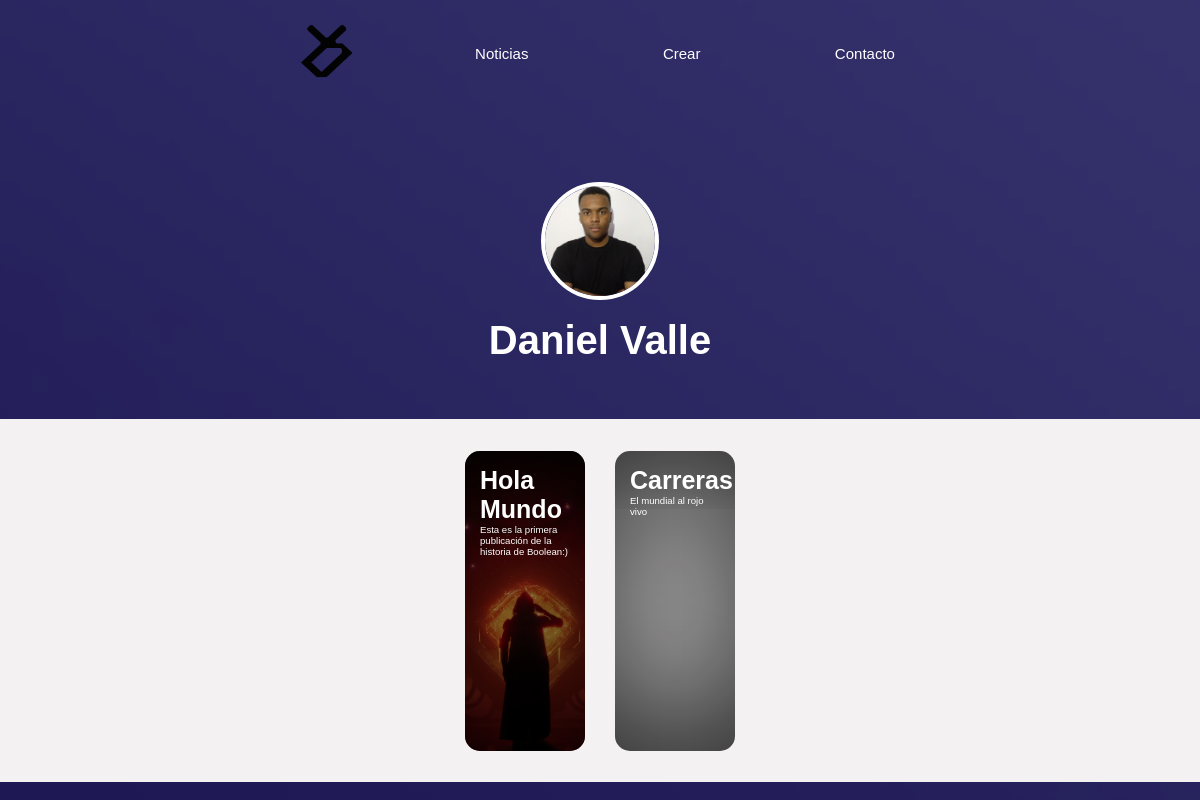
The app's page /Usuario/autor.php?id=12 with its own data.
### tables this page shows
CREATE TABLE `usuario` (
  `id_usuario` int(11) NOT NULL,
  `nombre` varchar(20) NOT NULL,
  `apellidos` varchar(20) NOT NULL,
  `email` varchar(50) NOT NULL,
  `contraseña` varchar(160) NOT NULL,
  `foto` varchar(100) NOT NULL,
  `estado` varchar(10) DEFAULT NULL,
  `ban` varchar(3) NOT NULL
);

CREATE TABLE `noticia` (
  `id` int(11) NOT NULL,
  `id_user` int(11) NOT NULL,
  `titulo` varchar(30) NOT NULL,
  `descripcion` varchar(500) NOT NULL,
  `contenido` text NOT NULL,
  `imagen` varchar(200) NOT NULL
);

### Usuario/autor.php (the view, shortened to what this page needs)
<?php
require("../Datos/conexion.php");
$id = $_GET['id'];
$sql = "SELECT * FROM noticia INNER JOIN usuario ON id_usuario = id_user AND id_usuario = '$id'";
$resultado = mysqli_query($conexion, $sql);
$fila = mysqli_fetch_array($resultado);
$registros = mysqli_num_rows($resultado);
?>
<!DOCTYPE html>
<html lang="en">
<head>
  <link rel="stylesheet" href="./estilos.css" type="text/css" />
</head>
<body>
  <div class="responsive">
    <div class="navegacion">
      <a href="../index.php"><img src="./imagenes/LogoDani-02.png" class="logo" /></a>
      <nav>
        <ul>
          <li class="barra">
            <a href="./noticias.php" class="decBarra">Noticias</a>
          </li>
          <li class="barra">
            <a href="./crearNoticia.php" class="decBarra">Crear</a>
          </li>
          <li class="barra">
            <a href="./contacto.php" class="decBarra">Contacto</a>
          </li>
        </ul>
      </nav>
    </div><br><br>
    <div class="perfil-autor">
      <img class=imgPerfil src="./imagenes/<?php echo ($fila['foto']) ?>" heigth="110px" width="110px" alt="Cambia tu imagen de perfil" /><br>
      <div class="nombreAutor"><h1><?php echo($fila['nombre'].' '.$fila['apellidos']) ?></h1></div>
    </div><br>
    <div class="info-autor">
      <div class="arregloAutor">
        <div class="articulos-autor">
            <?php if ($registros == 0) { ?>
                <h1 id = "avisoArt">Este usuario no ha publicado nada</h1>
            <?php } else { ?>
            <?php
                $sql = "SELECT * FROM noticia INNER JOIN usuario ON id_usuario = id_user AND id_usuario = '$id'";
                $resultado = mysqli_query($conexion, $sql);
                while ($fila = mysqli_fetch_array($resultado)) {
            ?>
            <a href="./articulo.php?id=<?php echo $fila['id'] ?>">
                <div class="wrapper" style="background-image: url('Resources/Noticias/<?php echo ($fila['titulo']) ?>/<?php echo ($fila['imagen']) ?>')">
                    <h5><?php echo ($fila['titulo']) ?></h5>
                    <p>
                        <?php echo ($fila['descripcion']) ?>
                    </p>
                </div>
            </a>
            <?php } ?>
            <?php } ?>
        </div>
      </div>
    </div>
  </div>
</body>
</html>

### Usuario/estilos.css (style rules this page uses)
* { padding: 0; margin: 0; font-family: Tahoma, sans-serif; background-repeat: no-repeat; }
.navegacion { display: flex; align-items: center; }
nav { flex: 1; text-align: right; color: white; }
nav ul li { list-style: none; margin-left: 70px; display: inline-block; }
.logo { width: 100px; cursor: pointer; }
.barra { border-radius: 10px; padding: 30px; }
.decBarra { text-decoration: none; color: white; font-size: 15px; }
.info-autor { display: flex; flex-direction: column; width: 100%; height: 55vh; background-color: rgb(243, 241, 241); align-items: center; justify-content: center; }
.wrapper { display: inline-block; cursor: pointer; font-size: 0.8vw; width: 10vw; height: 300px; border-radius: 15px; padding: 15px; box-sizing: border-box; margin: 10px 15px; box-shadow: inset 0 0 150px 2px rgb(0, 0, 0); background-position: center center; background-size: cover; background-repeat: no-repeat; transition: 0.5s; animation-duration: 2s; animation-iteration-count: infinite; transform-origin: bottom; }
.perfil-autor { display: flex; flex-direction: column; align-items: center; justify-content: center; width: 100%; height: 40%; border-radius: 15px; }
h5 { font-size: 25px; color: white; }
.wrapper p { color: white; }
body { background-color: rgb(250, 243, 243); }
body { display: flex; justify-content: center; }
.responsive { background-image: url(./imagenes/website-background-image-size-psd-vector-photo_waifu2x_art_noise3_scale_tta_1.png); background-position: center; display: flex; flex-direction: column; align-items: center; width: 100vw; padding: 0; }
.arregloAutor { display: flex; flex-direction: row; align-items: center; justify-content: center; width: 100%; height: 300px; }
.articulos-autor { width: 100%; height: 300px; display: flex; justify-content: center; align-items: center; }
.imgPerfil { border-radius: 100%; border: 4px solid white; }
h1 { color: rgb(255, 255, 255); font-size: 40px; }
body { background-image: url(./imagenes/website-background-image-size-psd-vector-photo_waifu2x_art_noise3_scale_tta_1.png); }

### records on screen
usuario: foto (picture), nombre "Daniel", apellidos "Valle"
noticia: titulo+imagen (picture), titulo "Hola Mundo", descripcion "Esta es la primera publicación de la historia de Boolean:)"
noticia: titulo "Carreras", descripcion "El mundial al rojo vivo"
